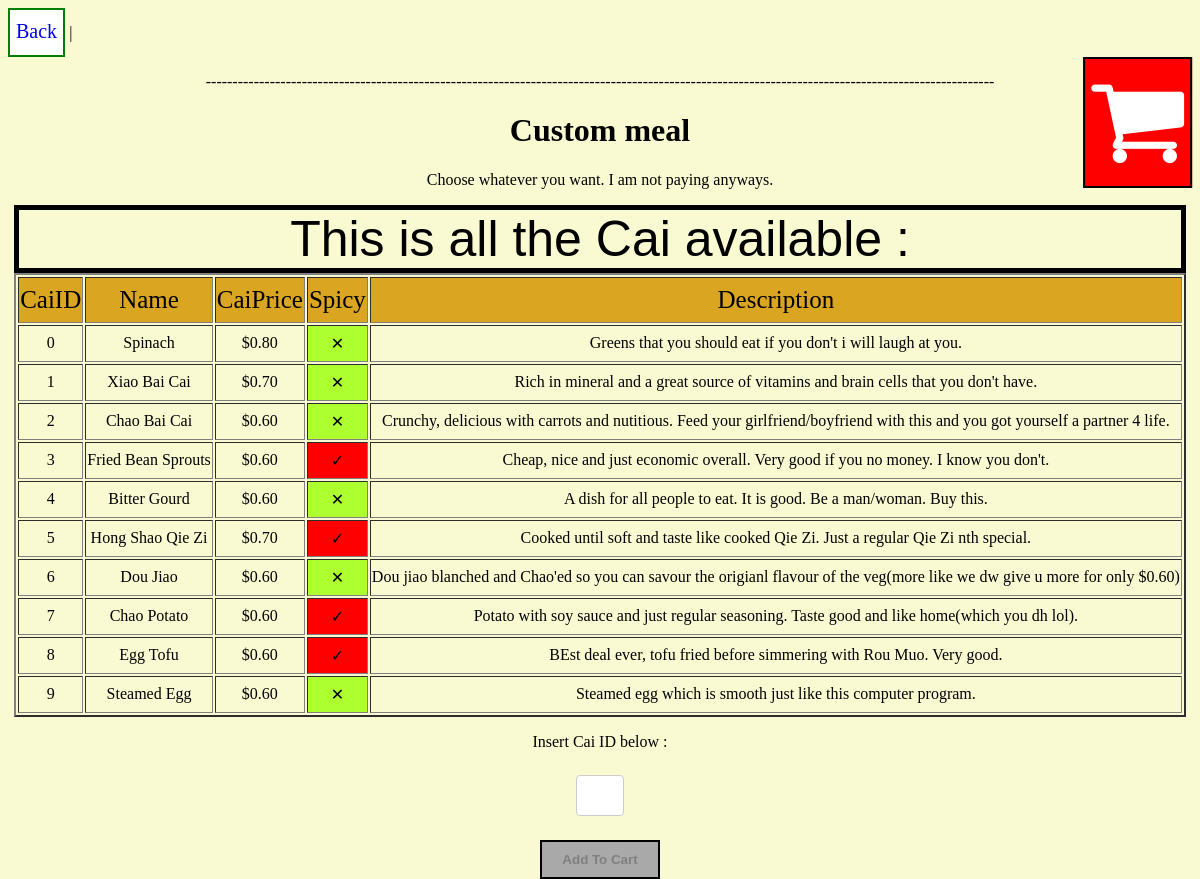
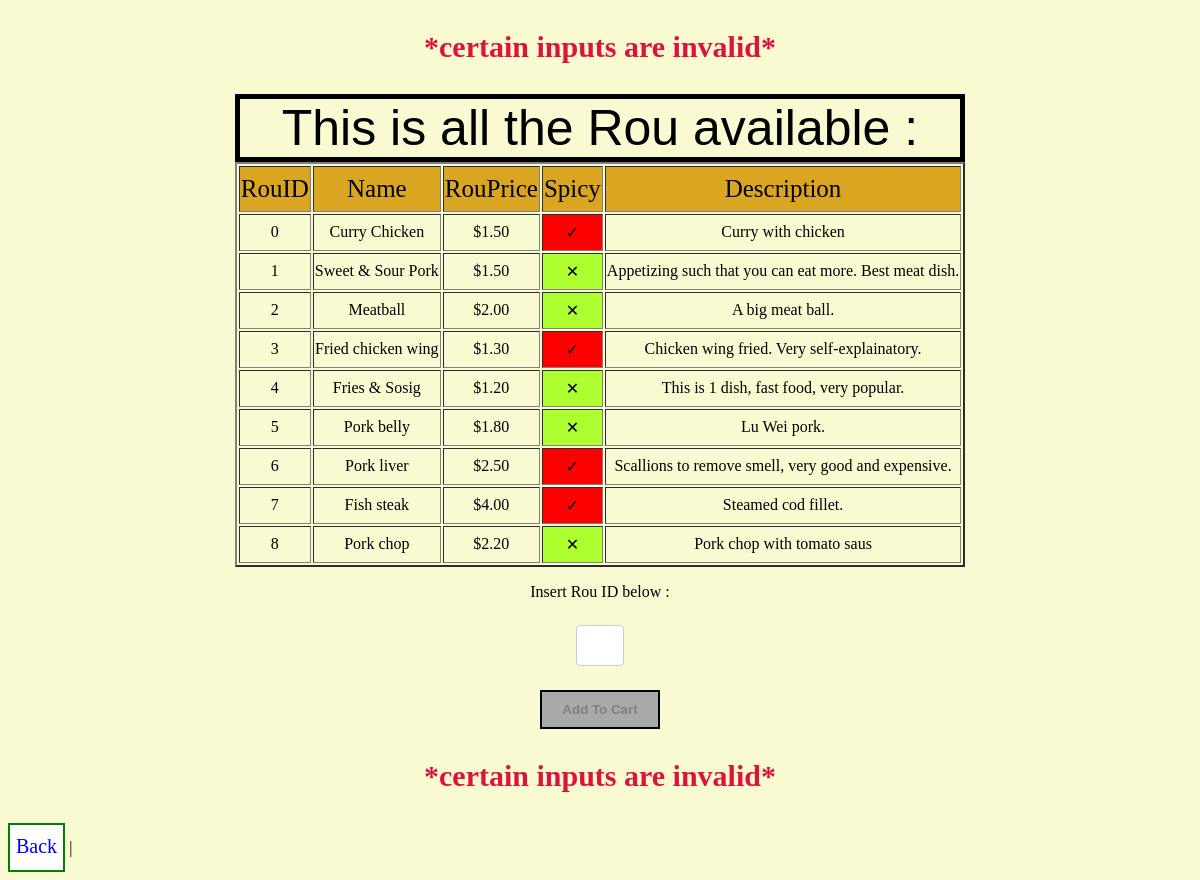
The app's page /order_cust/ with its own data (2 pictures, top to bottom).
### tables this page shows
CREATE TABLE "CaiFan_C" (
	"CaiID"	INTEGER NOT NULL UNIQUE,
	"CaiName"	TEXT NOT NULL,
	"CaiPrice"	REAL NOT NULL,
	"Cai"	BLOB NOT NULL,
	"Spicy"	INTEGER NOT NULL,
	"In250"	BLOB NOT NULL,
	"Description"	TEXT NOT NULL,
	PRIMARY KEY("CaiID" AUTOINCREMENT)
);

CREATE TABLE "CaiFan_R" (
	"CaiID"	INTEGER NOT NULL UNIQUE,
	"CaiName"	TEXT NOT NULL,
	"CaiPrice"	REAL NOT NULL,
	"Cai"	BLOB NOT NULL,
	"Spicy"	INTEGER NOT NULL,
	"In250"	BLOB NOT NULL,
	"Description"	TEXT NOT NULL,
	PRIMARY KEY("CaiID" AUTOINCREMENT)
);

### system.py (the view, shortened to what this page needs)
@app.route('/order_cust/', methods = ['GET', 'POST'])
def order_cust():
    if request.method == 'GET':
        path = os.path.dirname(os.path.abspath(__file__))
        file = os.path.join(path, 'library.db')
        db = sqlite3.connect(file)
        query_delete_cart = '''
        DELETE FROM Shopping_Cart
        '''
        query_get_all_c = '''
            SELECT * FROM CaiFan_C
        '''
        query_get_all_r = '''
            SELECT * FROM CaiFan_R
        '''
        cursor = db.execute(query_get_all_c)
        all_cai = cursor.fetchall()
        cursor = db.execute(query_get_all_r)
        all_rou = cursor.fetchall()
        db.commit()
        db.close()
        return render_template('order_cust.html', cai=all_cai, rou=all_rou)

### templates/order_cust.html (shortened to what this page needs)
<!DOCTYPE html>
<html lang="en">
<head>
    <link rel="stylesheet" href = "../static/order_cust.css">
    <link rel="stylesheet" href="https://cdnjs.cloudflare.com/ajax/libs/font-awesome/4.7.0/css/font-awesome.min.css">
</head>
<body>
    <nav>
        <a href="{{ url_for('account_home') }}" class="click">Back</a> |
    </nav>
    <div id="p_with_shoppin">
        <a href="{{ url_for('shopping_cart') }}" id="shopping"> <i class="fa fa-shopping-cart" id="logo_sc"></i></a>
    </div>
    <p id="deco">
        ----------------------------------------------------------------------------------------------------------------------------------------------------
    </p>
    <form action="{{ url_for('add_shopping_cart_c') }}">
        <h1> Custom meal </h1>
        <p> Choose whatever you want. I am not paying anyways. </p>
        <table border="2px">
            <caption class="cap">This is all the Cai available :</caption>
            <tr class="head">
                <td>CaiID</td>
                <td>Name</td>
                <td>CaiPrice</td>
                <td>Spicy</td>
                <td>Description</td>
            </tr>
            {% for row in range( cai.__len__() ) %}
            {% if cai[row][4] == 1 %}
            <tr id={{'c' + row|string }} class="content">
                <td>{{ cai[row][0] }}</td>
                <td>{{ cai[row][1] }}</td>
                <td>{{'$' + cai[row][2]|string + '0'}}</td>
                <td class="spicy">&#10003;</td>
                <td>{{ cai[row][6] }}</td>
            </tr>
            {% else %}
            <tr id={{'c' + row|string }} class="content">
                <td>{{ cai[row][0] }}</td>
                <td>{{ cai[row][1] }}</td>
                <td>{{'$' + cai[row][2]|string + '0'}}</td>
                <td class="nspicy">&#10005;</td>
                <td>{{ cai[row][6] }}</td>
            </tr>
            {% endif %}
            {% endfor %}
        </table>
        <p>Insert Cai ID below :</p>
            <input type="text" placeholder="" name="cai" id="cai" maxlength="1">
        <p>
            <input type="submit" value="Add To Cart" id="order_c" disabled="disabled">
        </p>
        <p id="alert_c">*certain inputs are invalid*</p>
        </form>
        <form action="{{ url_for('add_shopping_cart_r') }}">
        <table border="2px">
            <caption class="cap">This is all the Rou available :</caption>
            <tr class="head">
                <td>RouID</td>
                <td>Name</td>
                <td>RouPrice</td>
                <td>Spicy</td>
                <td>Description</td>
            </tr>
            {% for row in range( rou.__len__() ) %}
            {% if rou[row][4] == 1 %}
            <tr id={{'r' + row|string }} class="content">
                <td>{{ rou[row][0] }}</td>
                <td>{{ rou[row][1] }}</td>
                <td>{{'$' + rou[row][2]|string + '0'}}</td>
                <td class="spicy">&#10003;</td>
                <td>{{ rou[row][6] }}</td>
            </tr>
            {% else %}
            <tr id={{'r' + row|string }} class="content">
                <td>{{ rou[row][0] }}</td>
                <td>{{ rou[row][1] }}</td>
                <td>{{'$' + rou[row][2]|string + '0'}}</td>
                <td class="nspicy">&#10005;</td>
                <td>{{ rou[row][6] }}</td>
            </tr>
            {% endif %}
            {% endfor %}
        </table>
        <p>Insert Rou ID below :</p>
        <input type="text" placeholder="" name="rou" id="rou" maxlength="1">
        <p>
            <input type="submit" value="Add To Cart" id="order_r" disabled="disabled" name="rou">
        </p>
        <p id="alert_r">*certain inputs are invalid*</p>
    </form>
    <nav>
        <a href="{{ url_for('account_home') }}" class="click">Back</a> |
    </nav>
</body>
</html>

### static/order_cust.css (style rules this page uses)
html { background-color: lightgoldenrodyellow; }
.spicy { background-color: red; }
.nspicy { background-color: greenyellow; }
.head { background-color: goldenrod; font-size: 25px; }
table { text-align: center; margin-left: auto; margin-right: auto; }
tr, td { padding-top: 8px; padding-bottom: 8px; }
.cap { font-size: 50px; border: 5px solid black; font-family: 'Trebuchet MS', 'Lucida Sans Unicode', 'Lucida Grande', 'Lucida Sans', Arial, sans-serif; }
form { text-align: center; }
.click { width: 4%; background-color: white; border: 2px solid green; padding-top: 10px; padding-bottom: 10px; padding-left: 6px; text-align: left; display: inline-block; text-decoration: none; font-size: 20px; height: 25px; }
#alert_c, #alert_r { font-size: 30px; color: crimson; font-weight: bold }
input[type="text"] { width: 4%; padding: 12px 20px; margin: 8px 0; border: 1px solid #ccc; border-radius: 4px; box-sizing: border-box; font-weight: bold; }
#shopping { font-size: 100px; position: fixed; color: white; background-color: red; margin: auto; padding: 0.5%; border: 2px black solid; transform: translateX(-100%); }
#p_with_shoppin { text-align: right; }
#logo_sc { font-size: 100px; }
#deco { text-align: center; }
#order_c:disabled, #order_r:disabled { background-color: darkgray; color: grey; border: 2px solid black; padding: 10px 20px; text-align: center; text-decoration: none; display: inline-block; font-weight: bold; }

### records on screen
CaiFan_C: CaiID "0", CaiName "Spinach", CaiPrice "$0.80", Spicy 0 (drawn), Description "Greens that you should eat if you don't i will laugh at you."
CaiFan_C: CaiID "1", CaiName "Xiao Bai Cai", CaiPrice "$0.70", Spicy 0 (drawn), Description "Rich in mineral and a great source of vitamins and brain cells that you don't have."
CaiFan_C: CaiID "2", CaiName "Chao Bai Cai", CaiPrice "$0.60", Spicy 0 (drawn), Description "Crunchy, delicious with carrots and nutitious. Feed your girlfriend/boyfriend with this and you got yourself a partner 4 life."
CaiFan_C: CaiID "3", CaiName "Fried Bean Sprouts", CaiPrice "$0.60", Spicy 1 (drawn), Description "Cheap, nice and just economic overall. Very good if you no money. I know you don't."
CaiFan_C: CaiID "4", CaiName "Bitter Gourd", CaiPrice "$0.60", Spicy 0 (drawn), Description "A dish for all people to eat. It is good. Be a man/woman. Buy this."
CaiFan_C: CaiID "5", CaiName "Hong Shao Qie Zi", CaiPrice "$0.70", Spicy 1 (drawn), Description "Cooked until soft and taste like cooked Qie Zi. Just a regular Qie Zi nth special."
CaiFan_C: CaiID "6", CaiName "Dou Jiao", CaiPrice "$0.60", Spicy 0 (drawn), Description "Dou jiao blanched and Chao'ed so you can savour the origianl flavour of the veg(more like we dw give u more for only $0.60)"
CaiFan_C: CaiID "7", CaiName "Chao Potato", CaiPrice "$0.60", Spicy 1 (drawn), Description "Potato with soy sauce and just regular seasoning. Taste good and like home(which you dh lol)."
CaiFan_C: CaiID "8", CaiName "Egg Tofu", CaiPrice "$0.60", Spicy 1 (drawn), Description "BEst deal ever, tofu fried before simmering with Rou Muo. Very good."
CaiFan_C: CaiID "9", CaiName "Steamed Egg", CaiPrice "$0.60", Spicy 0 (drawn), Description "Steamed egg which is smooth just like this computer program."
CaiFan_R: CaiID "0", CaiName "Curry Chicken", CaiPrice "$1.50", Spicy 1 (drawn), Description "Curry with chicken"
CaiFan_R: CaiID "1", CaiName "Sweet & Sour Pork", CaiPrice "$1.50", Spicy 0 (drawn), Description "Appetizing such that you can eat more. Best meat dish."
CaiFan_R: CaiID "2", CaiName "Meatball", CaiPrice "$2.00", Spicy 0 (drawn), Description "A big meat ball."
CaiFan_R: CaiID "3", CaiName "Fried chicken wing", CaiPrice "$1.30", Spicy 1 (drawn), Description "Chicken wing fried. Very self-explainatory."
CaiFan_R: CaiID "4", CaiName "Fries & Sosig", CaiPrice "$1.20", Spicy 0 (drawn), Description "This is 1 dish, fast food, very popular."
CaiFan_R: CaiID "5", CaiName "Pork belly", CaiPrice "$1.80", Spicy 0 (drawn), Description "Lu Wei pork."
CaiFan_R: CaiID "6", CaiName "Pork liver", CaiPrice "$2.50", Spicy 1 (drawn), Description "Scallions to remove smell, very good and expensive."
CaiFan_R: CaiID "7", CaiName "Fish steak", CaiPrice "$4.00", Spicy 1 (drawn), Description "Steamed cod fillet."
CaiFan_R: CaiID "8", CaiName "Pork chop", CaiPrice "$2.20", Spicy 0 (drawn), Description "Pork chop with tomato saus"
